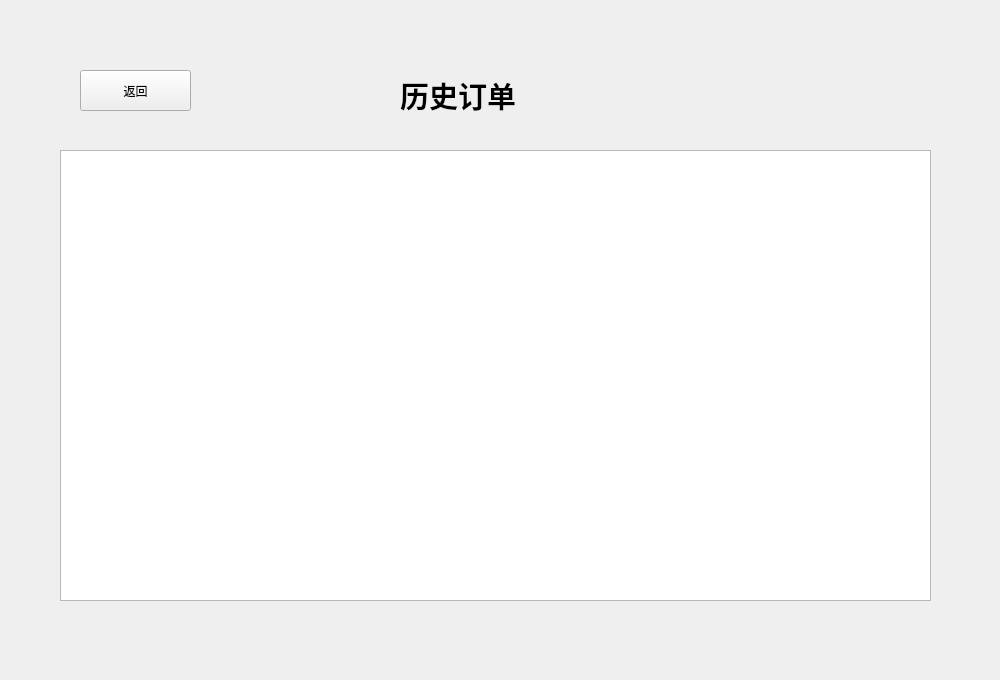
<?xml version="1.0" encoding="UTF-8"?>
<ui version="4.0">
 <class>sever_horder</class>
 <widget class="QWidget" name="sever_horder">
  <property name="geometry">
   <rect>
    <x>0</x>
    <y>0</y>
    <width>1000</width>
    <height>680</height>
   </rect>
  </property>
  <property name="windowTitle">
   <string>Form</string>
  </property>
  <widget class="QLabel" name="label">
   <property name="geometry">
    <rect>
     <x>400</x>
     <y>60</y>
     <width>271</width>
     <height>71</height>
    </rect>
   </property>
   <property name="text">
    <string>&lt;html&gt;&lt;head/&gt;&lt;body&gt;&lt;p&gt;&lt;span style=&quot; font-size:22pt; font-weight:700;&quot;&gt;历史订单&lt;/span&gt;&lt;/p&gt;&lt;/body&gt;&lt;/html&gt;</string>
   </property>
  </widget>
  <widget class="QTableWidget" name="hordertable">
   <property name="geometry">
    <rect>
     <x>60</x>
     <y>150</y>
     <width>871</width>
     <height>451</height>
    </rect>
   </property>
  </widget>
  <widget class="QPushButton" name="back">
   <property name="geometry">
    <rect>
     <x>80</x>
     <y>70</y>
     <width>111</width>
     <height>41</height>
    </rect>
   </property>
   <property name="text">
    <string>返回</string>
   </property>
  </widget>
 </widget>
 <resources/>
 <connections/>
</ui>
